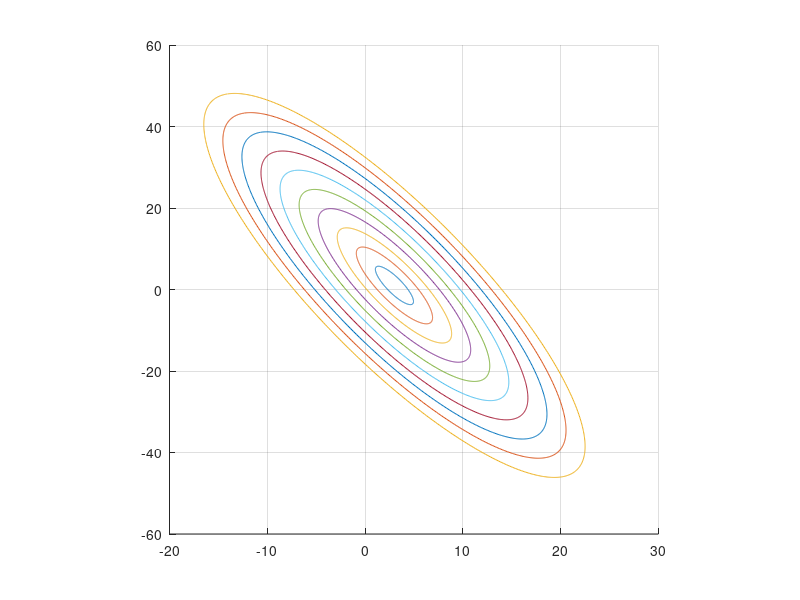

MATLAB code to generate this figure: (Note: this script raises an error after producing the figure.)
%% Blatt 2 Aufgabe 1
clc; clear;

% Kovarianzmatrix
C = [3.8 -7.7; -7.7 22.2];
% Mittelwerte
mue = [3;1];

% Berechnen der x,y-Werte der 1,2-Sigma-Ellipse 
% Anmerkung: ca. 86% aller x,y-Paare sollten innerhalb der Ellipse liegen

for k=1:10
%Eigenwerte und Eigenvektoren aus E^-1 berechnen
[V D] = eig( inv(C) );
%Parameterdarstellung der Ellipse ungedreht und um den Nullpunkt
i = -pi:0.01:pi;
E = [k/sqrt(D(1,1)) * cos(i) ; 
     k/sqrt(D(2,2)) * sin(i) ];
%Ellipse drehen mit Rotationsmatrix V
E = V*E;
%Ellipse um mu verschieben
x = E(1,:) + mue(1);
y = E(2,:) + mue(2);

figure (1)
hold on
plot(x,y)
grid on
hold off
axis square
end

%% Aufgabe 2
clc; clear;

n=100;
% Kovarianzmatrix
C = [4 0;0 9];
% Mittelwerte
mue = [0;0];

% Zufallszahlen
%--------------------------------------------------------------------------
tmp = mvrandn(mue,C,n);
x = tmp(1,:);
y = tmp(2,:);

figure (2)
hold on
plot(x,y,'r*')

% Berechnen der x,y-Werte der 1,2-Sigma-Ellipse 
%--------------------------------------------------------------------------
for k=1:2
%Eigenwerte und Eigenvektoren aus E^-1 berechnen
[V D] = eig( inv(C) );
%Parameterdarstellung der Ellipse ungedreht und um den Nullpunkt
i = -pi:0.01:pi;
E = [k/sqrt(D(1,1)) * cos(i) ; 
     k/sqrt(D(2,2)) * sin(i) ];
%Ellipse drehen mit Rotationsmatrix V
E = V*E;
%Ellipse um mu verschieben
x = E(1,:) + mue(1);
y = E(2,:) + mue(2);

plot(x,y)
end

% Kreis drms
%--------------------------------------------------------------------------
drms= sqrt(C(1,1)+C(2,2));
Kreis = [drms * cos(i) ; 
         drms * sin(i) ];
x = Kreis(1,:) + mue(1);
y = Kreis(2,:) + mue(2);

plot(x,y,'g')

axis equal
grid on
hold off

%% Aufgabe 3

C1=[56.63 20.25; 20.25 8.37];
C2=[0.69 -1.2; -1.2 3.56];

mue1=[2;1];
mue2=[4;3];

[x1,y1]=sig_elipse(C1,mue1,1);
[x2,y2]=sig_elipse(C2,mue2,1);
[mue,C] = combine( mue1, C1, mue2, C2);
[x3,y3]=sig_elipse(C,mue,1);

figure (3)

subplot(2,2,1)
plot(x1,y1,x3,y3,':r')
axis ([-10 10 -5 5],'square')
title('Messwert 1')

subplot(2,2,2)
plot(x2,y2,'g',x3,y3,':r')
axis ([-10 10 -5 5],'square')
title('Messwert 2')

subplot(2,2,[3,4])
plot(x1,y1,x2,y2,'g',x3,y3,':r')
axis ([-10 10 -5 5],'square')
title('Fussion')

%% Aufgabe 4
clc; clear;

T_AX=se2(0,0,-pi/6);
T_XO=se2(-1,-2,0);
T_AO=T_AX*T_XO;
T_OA=T_AO^-1;

C_A=[(0.1^2) 0;0 (0.05^2)];
mue_A=[1;0];
[x_A,y_A]=sig_elipse(C_A,mue_A,1);

p_A=[x_A;y_A;ones(1,length(x_A))];

p_O=zeros(3,length(p_A));
for i=1:length(p_A)
    p_O(:,i)=T_OA*p_A(:,i);
end

mue_B=T_OA*[mue_A ; 1];
mue_Bx=[1,mue_B(1)];
mue_By=[2,mue_B(2)];

figure(4)
plot(p_O(1,:),p_O(2,:),mue_Bx,mue_By,'-g',1,2,'*r', 'MarkerSize',12)
axis ([0 3 0 3],'square')

%% Aufgabe 5
clear; clc;

syms x_r y_r x_or y_or teta real

g1=cos(teta)*x_r-sin(teta)*y_r+x_or;
g2=sin(teta)*x_r+cos(teta)*y_r+y_or;

G=jacobian([g1;g2],[x_r y_r x_or y_or teta])

G_calc=double(subs(G,{x_r,y_r,x_or,y_or,teta},{1,0,1,2,pi/6}))
g1_calc=double(subs(g1,{x_r,y_r,x_or,teta},{1,0,1,pi/6}));
g2_calc=double(subs(g2,{x_r,y_r,y_or,teta},{1,0,2,pi/6}));

mue_O=[g1_calc;g2_calc];

C_Z=[(0.1^2) 0;0 (0.05^2)];
C_X=[0.025 -0.015 0; -0.015 0.025 0; 0 0 (0.0436^2)];
C_R=zeros(5,5);
C_R(1:2,1:2)=C_Z;
C_R(3:5,3:5)=C_X;
C_O=G_calc*C_R*G_calc';

[x1,y1]=sig_elipse(C_O,mue_O,1);

%--------------------------------------------
T_AX=se2(0,0,-pi/6);
T_XO=se2(-1,-2,0);
T_AO=T_AX*T_XO;
T_OA=T_AO^-1;

C_A=[(0.1^2) 0;0 (0.05^2)];
mue_A=[1;0];
[x_A,y_A]=sig_elipse(C_A,mue_A,1);

p_A=[x_A;y_A;ones(1,length(x_A))];

p_O=zeros(3,length(p_A));
for i=1:length(p_A)
    p_O(:,i)=T_OA*p_A(:,i);
end

mue_B=T_OA*[mue_A ; 1];
mue_Bx=[1,mue_B(1)];
mue_By=[2,mue_B(2)];

%-----------------------------------------------
mue_X=[1;2];
C_X2=[0.025 -0.015; -0.015 0.025];
[x3,y3]=sig_elipse(C_X2,mue_X,1);

figure (5)
plot(x1,y1,p_O(1,:),p_O(2,:),'g',x3,y3,':r',mue_Bx,mue_By,'-g',1,2,'*r', 'MarkerSize',12)
axis ([0 2.5 0 3],'square')











